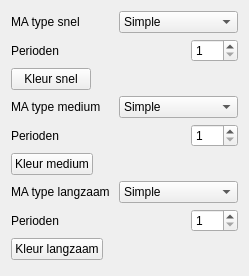
<?xml version="1.0" encoding="UTF-8"?>
<ui version="4.0">
 <class>ThreeMovingAverageUI</class>
 <widget class="QWidget" name="ThreeMovingAverageUI">
  <property name="geometry">
   <rect>
    <x>0</x>
    <y>0</y>
    <width>249</width>
    <height>276</height>
   </rect>
  </property>
  <property name="windowTitle">
   <string>Moving average</string>
  </property>
  <layout class="QVBoxLayout" name="verticalLayout">
   <item>
    <layout class="QHBoxLayout" name="horizontalLayout_4">
     <item>
      <widget class="QLabel" name="mafLabel">
       <property name="text">
        <string>MA type snel</string>
       </property>
      </widget>
     </item>
     <item>
      <spacer name="horizontalSpacer">
       <property name="orientation">
        <enum>Qt::Horizontal</enum>
       </property>
       <property name="sizeHint" stdset="0">
        <size>
         <width>13</width>
         <height>17</height>
        </size>
       </property>
      </spacer>
     </item>
     <item>
      <widget class="QComboBox" name="mafComboBox">
       <item>
        <property name="text">
         <string>Simple</string>
        </property>
       </item>
       <item>
        <property name="text">
         <string>Exponential</string>
        </property>
       </item>
       <item>
        <property name="text">
         <string>Linear Weighted</string>
        </property>
       </item>
       <item>
        <property name="text">
         <string>Adaptive</string>
        </property>
       </item>
       <item>
        <property name="text">
         <string>Hull</string>
        </property>
       </item>
       <item>
        <property name="text">
         <string>Jurik</string>
        </property>
       </item>
      </widget>
     </item>
    </layout>
   </item>
   <item>
    <layout class="QHBoxLayout" name="horizontalLayout_3">
     <item>
      <widget class="QLabel" name="pefLabel">
       <property name="text">
        <string>Perioden</string>
       </property>
      </widget>
     </item>
     <item>
      <spacer name="horizontalSpacer_2">
       <property name="orientation">
        <enum>Qt::Horizontal</enum>
       </property>
       <property name="sizeHint" stdset="0">
        <size>
         <width>24</width>
         <height>20</height>
        </size>
       </property>
      </spacer>
     </item>
     <item>
      <widget class="QSpinBox" name="pefSpinBox">
       <property name="minimum">
        <number>1</number>
       </property>
       <property name="maximum">
        <number>498</number>
       </property>
      </widget>
     </item>
    </layout>
   </item>
   <item>
    <layout class="QHBoxLayout" name="horizontalLayout_6">
     <item>
      <widget class="QPushButton" name="clfPushButton">
       <property name="text">
        <string>Kleur snel</string>
       </property>
      </widget>
     </item>
     <item>
      <spacer name="horizontalSpacer_5">
       <property name="orientation">
        <enum>Qt::Horizontal</enum>
       </property>
       <property name="sizeHint" stdset="0">
        <size>
         <width>40</width>
         <height>0</height>
        </size>
       </property>
      </spacer>
     </item>
    </layout>
   </item>
   <item>
    <layout class="QHBoxLayout" name="horizontalLayout_14">
     <item>
      <widget class="QLabel" name="mamLabel">
       <property name="text">
        <string>MA type medium</string>
       </property>
      </widget>
     </item>
     <item>
      <spacer name="horizontalSpacer_13">
       <property name="orientation">
        <enum>Qt::Horizontal</enum>
       </property>
       <property name="sizeHint" stdset="0">
        <size>
         <width>13</width>
         <height>17</height>
        </size>
       </property>
      </spacer>
     </item>
     <item>
      <widget class="QComboBox" name="mamComboBox">
       <item>
        <property name="text">
         <string>Simple</string>
        </property>
       </item>
       <item>
        <property name="text">
         <string>Exponential</string>
        </property>
       </item>
       <item>
        <property name="text">
         <string>Linear Weighted</string>
        </property>
       </item>
       <item>
        <property name="text">
         <string>Adaptive</string>
        </property>
       </item>
       <item>
        <property name="text">
         <string>Hull</string>
        </property>
       </item>
       <item>
        <property name="text">
         <string>Jurik</string>
        </property>
       </item>
      </widget>
     </item>
    </layout>
   </item>
   <item>
    <layout class="QHBoxLayout" name="horizontalLayout_12">
     <item>
      <widget class="QLabel" name="pemLabel">
       <property name="text">
        <string>Perioden</string>
       </property>
      </widget>
     </item>
     <item>
      <spacer name="horizontalSpacer_11">
       <property name="orientation">
        <enum>Qt::Horizontal</enum>
       </property>
       <property name="sizeHint" stdset="0">
        <size>
         <width>24</width>
         <height>20</height>
        </size>
       </property>
      </spacer>
     </item>
     <item>
      <widget class="QSpinBox" name="pemSpinBox">
       <property name="minimum">
        <number>1</number>
       </property>
       <property name="maximum">
        <number>499</number>
       </property>
      </widget>
     </item>
    </layout>
   </item>
   <item>
    <layout class="QHBoxLayout" name="horizontalLayout_16">
     <item>
      <widget class="QPushButton" name="clmPushButton">
       <property name="text">
        <string>Kleur medium</string>
       </property>
      </widget>
     </item>
     <item>
      <spacer name="horizontalSpacer_15">
       <property name="orientation">
        <enum>Qt::Horizontal</enum>
       </property>
       <property name="sizeHint" stdset="0">
        <size>
         <width>40</width>
         <height>0</height>
        </size>
       </property>
      </spacer>
     </item>
    </layout>
   </item>
   <item>
    <layout class="QHBoxLayout" name="horizontalLayout_15">
     <item>
      <widget class="QLabel" name="masLabel">
       <property name="text">
        <string>MA type langzaam</string>
       </property>
      </widget>
     </item>
     <item>
      <spacer name="horizontalSpacer_14">
       <property name="orientation">
        <enum>Qt::Horizontal</enum>
       </property>
       <property name="sizeHint" stdset="0">
        <size>
         <width>13</width>
         <height>17</height>
        </size>
       </property>
      </spacer>
     </item>
     <item>
      <widget class="QComboBox" name="masComboBox">
       <item>
        <property name="text">
         <string>Simple</string>
        </property>
       </item>
       <item>
        <property name="text">
         <string>Exponential</string>
        </property>
       </item>
       <item>
        <property name="text">
         <string>Linear Weighted</string>
        </property>
       </item>
       <item>
        <property name="text">
         <string>Adaptive</string>
        </property>
       </item>
       <item>
        <property name="text">
         <string>Hull</string>
        </property>
       </item>
       <item>
        <property name="text">
         <string>Jurik</string>
        </property>
       </item>
      </widget>
     </item>
    </layout>
   </item>
   <item>
    <layout class="QHBoxLayout" name="horizontalLayout_13">
     <item>
      <widget class="QLabel" name="pesLabel">
       <property name="text">
        <string>Perioden</string>
       </property>
      </widget>
     </item>
     <item>
      <spacer name="horizontalSpacer_12">
       <property name="orientation">
        <enum>Qt::Horizontal</enum>
       </property>
       <property name="sizeHint" stdset="0">
        <size>
         <width>24</width>
         <height>20</height>
        </size>
       </property>
      </spacer>
     </item>
     <item>
      <widget class="QSpinBox" name="pesSpinBox">
       <property name="minimum">
        <number>1</number>
       </property>
       <property name="maximum">
        <number>500</number>
       </property>
      </widget>
     </item>
    </layout>
   </item>
   <item>
    <layout class="QHBoxLayout" name="horizontalLayout_17">
     <item>
      <widget class="QPushButton" name="clsPushButton">
       <property name="text">
        <string>Kleur langzaam</string>
       </property>
      </widget>
     </item>
     <item>
      <spacer name="horizontalSpacer_16">
       <property name="orientation">
        <enum>Qt::Horizontal</enum>
       </property>
       <property name="sizeHint" stdset="0">
        <size>
         <width>40</width>
         <height>20</height>
        </size>
       </property>
      </spacer>
     </item>
    </layout>
   </item>
  </layout>
 </widget>
 <resources/>
 <connections/>
 <slots>
  <slot>setValues()</slot>
 </slots>
</ui>
